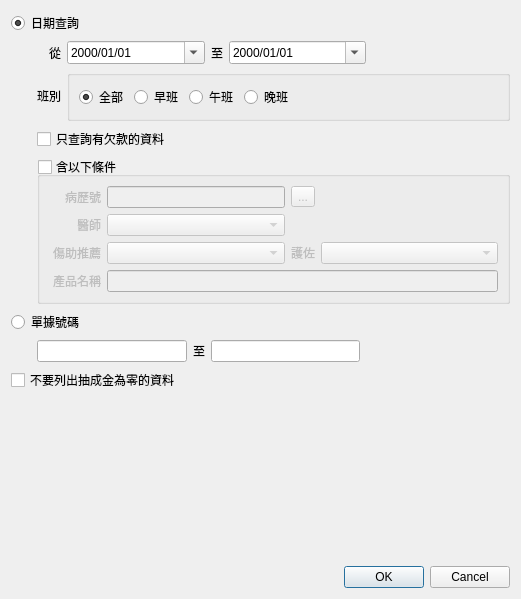
<?xml version="1.0" encoding="UTF-8"?>
<ui version="4.0">
 <class>Dialog_date_picker</class>
 <widget class="QDialog" name="Dialog_date_picker">
  <property name="windowModality">
   <enum>Qt::NonModal</enum>
  </property>
  <property name="geometry">
   <rect>
    <x>0</x>
    <y>0</y>
    <width>521</width>
    <height>599</height>
   </rect>
  </property>
  <property name="sizePolicy">
   <sizepolicy hsizetype="Preferred" vsizetype="Preferred">
    <horstretch>0</horstretch>
    <verstretch>0</verstretch>
   </sizepolicy>
  </property>
  <property name="windowTitle">
   <string>查詢設定</string>
  </property>
  <layout class="QVBoxLayout" name="verticalLayout">
   <item>
    <widget class="QRadioButton" name="radioButton_date">
     <property name="text">
      <string>日期查詢</string>
     </property>
     <property name="checked">
      <bool>true</bool>
     </property>
    </widget>
   </item>
   <item>
    <layout class="QGridLayout" name="gridLayout_2">
     <property name="leftMargin">
      <number>26</number>
     </property>
     <item row="0" column="0">
      <widget class="QLabel" name="label">
       <property name="text">
        <string>從</string>
       </property>
       <property name="alignment">
        <set>Qt::AlignRight|Qt::AlignTrailing|Qt::AlignVCenter</set>
       </property>
      </widget>
     </item>
     <item row="0" column="4">
      <spacer name="horizontalSpacer">
       <property name="orientation">
        <enum>Qt::Horizontal</enum>
       </property>
       <property name="sizeHint" stdset="0">
        <size>
         <width>40</width>
         <height>20</height>
        </size>
       </property>
      </spacer>
     </item>
     <item row="0" column="1">
      <widget class="QDateEdit" name="dateEdit_start_date">
       <property name="sizePolicy">
        <sizepolicy hsizetype="Expanding" vsizetype="Fixed">
         <horstretch>0</horstretch>
         <verstretch>0</verstretch>
        </sizepolicy>
       </property>
       <property name="displayFormat">
        <string>yyyy/MM/dd</string>
       </property>
       <property name="calendarPopup">
        <bool>true</bool>
       </property>
      </widget>
     </item>
     <item row="0" column="3">
      <widget class="QDateEdit" name="dateEdit_end_date">
       <property name="sizePolicy">
        <sizepolicy hsizetype="Expanding" vsizetype="Fixed">
         <horstretch>0</horstretch>
         <verstretch>0</verstretch>
        </sizepolicy>
       </property>
       <property name="displayFormat">
        <string>yyyy/MM/dd</string>
       </property>
       <property name="calendarPopup">
        <bool>true</bool>
       </property>
      </widget>
     </item>
     <item row="0" column="2">
      <widget class="QLabel" name="label_2">
       <property name="text">
        <string>至</string>
       </property>
      </widget>
     </item>
     <item row="1" column="0">
      <widget class="QLabel" name="label_6">
       <property name="text">
        <string>班別</string>
       </property>
       <property name="alignment">
        <set>Qt::AlignRight|Qt::AlignTrailing|Qt::AlignVCenter</set>
       </property>
       <property name="indent">
        <number>-1</number>
       </property>
      </widget>
     </item>
     <item row="1" column="1" colspan="4">
      <layout class="QHBoxLayout" name="horizontalLayout">
       <item>
        <widget class="QGroupBox" name="groupBox">
         <property name="title">
          <string/>
         </property>
         <property name="flat">
          <bool>true</bool>
         </property>
         <layout class="QHBoxLayout" name="horizontalLayout_4">
          <item>
           <widget class="QRadioButton" name="radioButton_period_all">
            <property name="text">
             <string>全部</string>
            </property>
            <property name="checked">
             <bool>true</bool>
            </property>
           </widget>
          </item>
          <item>
           <widget class="QRadioButton" name="radioButton_period1">
            <property name="text">
             <string>早班</string>
            </property>
           </widget>
          </item>
          <item>
           <widget class="QRadioButton" name="radioButton_period2">
            <property name="text">
             <string>午班</string>
            </property>
           </widget>
          </item>
          <item>
           <widget class="QRadioButton" name="radioButton_period3">
            <property name="text">
             <string>晚班</string>
            </property>
           </widget>
          </item>
          <item>
           <spacer name="horizontalSpacer_4">
            <property name="orientation">
             <enum>Qt::Horizontal</enum>
            </property>
            <property name="sizeHint" stdset="0">
             <size>
              <width>40</width>
              <height>20</height>
             </size>
            </property>
           </spacer>
          </item>
         </layout>
        </widget>
       </item>
      </layout>
     </item>
    </layout>
   </item>
   <item>
    <layout class="QHBoxLayout" name="horizontalLayout_3">
     <property name="leftMargin">
      <number>26</number>
     </property>
     <item>
      <widget class="QCheckBox" name="checkBox_debt">
       <property name="text">
        <string>只查詢有欠款的資料</string>
       </property>
      </widget>
     </item>
    </layout>
   </item>
   <item>
    <layout class="QVBoxLayout" name="verticalLayout_2">
     <property name="leftMargin">
      <number>26</number>
     </property>
     <item>
      <widget class="QGroupBox" name="groupBox_advance">
       <property name="title">
        <string>含以下條件</string>
       </property>
       <property name="flat">
        <bool>true</bool>
       </property>
       <property name="checkable">
        <bool>true</bool>
       </property>
       <property name="checked">
        <bool>false</bool>
       </property>
       <layout class="QGridLayout" name="gridLayout">
        <item row="1" column="0">
         <widget class="QLabel" name="label_5">
          <property name="text">
           <string>醫師</string>
          </property>
          <property name="alignment">
           <set>Qt::AlignRight|Qt::AlignTrailing|Qt::AlignVCenter</set>
          </property>
         </widget>
        </item>
        <item row="0" column="0">
         <widget class="QLabel" name="label_3">
          <property name="text">
           <string>病歷號</string>
          </property>
          <property name="alignment">
           <set>Qt::AlignRight|Qt::AlignTrailing|Qt::AlignVCenter</set>
          </property>
         </widget>
        </item>
        <item row="1" column="1">
         <widget class="QComboBox" name="comboBox_doctor"/>
        </item>
        <item row="0" column="1">
         <widget class="QLineEdit" name="lineEdit_patient_key"/>
        </item>
        <item row="0" column="2">
         <widget class="QToolButton" name="toolButton_select_patient">
          <property name="text">
           <string>...</string>
          </property>
          <property name="icon">
           <iconset>
            <normaloff>../icons/edit-find.png</normaloff>../icons/edit-find.png</iconset>
          </property>
         </widget>
        </item>
        <item row="3" column="0">
         <widget class="QLabel" name="label_10">
          <property name="text">
           <string>產品名稱</string>
          </property>
          <property name="alignment">
           <set>Qt::AlignRight|Qt::AlignTrailing|Qt::AlignVCenter</set>
          </property>
         </widget>
        </item>
        <item row="0" column="3">
         <spacer name="horizontalSpacer_3">
          <property name="orientation">
           <enum>Qt::Horizontal</enum>
          </property>
          <property name="sizeHint" stdset="0">
           <size>
            <width>40</width>
            <height>20</height>
           </size>
          </property>
         </spacer>
        </item>
        <item row="3" column="1" colspan="3">
         <widget class="QLineEdit" name="lineEdit_medicine_name"/>
        </item>
        <item row="2" column="3">
         <widget class="QComboBox" name="comboBox_nursing_assistant"/>
        </item>
        <item row="2" column="2">
         <widget class="QLabel" name="label_8">
          <property name="text">
           <string>護佐</string>
          </property>
          <property name="alignment">
           <set>Qt::AlignRight|Qt::AlignTrailing|Qt::AlignVCenter</set>
          </property>
         </widget>
        </item>
        <item row="2" column="0">
         <widget class="QLabel" name="label_9">
          <property name="text">
           <string> 傷助推薦</string>
          </property>
          <property name="alignment">
           <set>Qt::AlignRight|Qt::AlignTrailing|Qt::AlignVCenter</set>
          </property>
         </widget>
        </item>
        <item row="2" column="1">
         <widget class="QComboBox" name="comboBox_massage_referrer"/>
        </item>
       </layout>
      </widget>
     </item>
    </layout>
   </item>
   <item>
    <widget class="QRadioButton" name="radioButton_invoice_no">
     <property name="text">
      <string>單據號碼</string>
     </property>
    </widget>
   </item>
   <item>
    <layout class="QHBoxLayout" name="horizontalLayout_2">
     <property name="leftMargin">
      <number>26</number>
     </property>
     <item>
      <widget class="QLineEdit" name="lineEdit_invoice_no"/>
     </item>
     <item>
      <widget class="QLabel" name="label_4">
       <property name="text">
        <string>至</string>
       </property>
      </widget>
     </item>
     <item>
      <widget class="QLineEdit" name="lineEdit_invoice_no_2"/>
     </item>
     <item>
      <spacer name="horizontalSpacer_2">
       <property name="orientation">
        <enum>Qt::Horizontal</enum>
       </property>
       <property name="sizeHint" stdset="0">
        <size>
         <width>40</width>
         <height>20</height>
        </size>
       </property>
      </spacer>
     </item>
    </layout>
   </item>
   <item>
    <widget class="QCheckBox" name="checkBox_no_zero_bonus">
     <property name="text">
      <string>不要列出抽成金為零的資料</string>
     </property>
    </widget>
   </item>
   <item>
    <spacer name="verticalSpacer">
     <property name="orientation">
      <enum>Qt::Vertical</enum>
     </property>
     <property name="sizeHint" stdset="0">
      <size>
       <width>20</width>
       <height>40</height>
      </size>
     </property>
    </spacer>
   </item>
   <item>
    <widget class="QDialogButtonBox" name="buttonBox">
     <property name="orientation">
      <enum>Qt::Horizontal</enum>
     </property>
     <property name="standardButtons">
      <set>QDialogButtonBox::Cancel|QDialogButtonBox::Ok</set>
     </property>
     <property name="centerButtons">
      <bool>false</bool>
     </property>
    </widget>
   </item>
  </layout>
 </widget>
 <resources/>
 <connections>
  <connection>
   <sender>buttonBox</sender>
   <signal>accepted()</signal>
   <receiver>Dialog_date_picker</receiver>
   <slot>accept()</slot>
   <hints>
    <hint type="sourcelabel">
     <x>248</x>
     <y>254</y>
    </hint>
    <hint type="destinationlabel">
     <x>157</x>
     <y>274</y>
    </hint>
   </hints>
  </connection>
  <connection>
   <sender>buttonBox</sender>
   <signal>rejected()</signal>
   <receiver>Dialog_date_picker</receiver>
   <slot>reject()</slot>
   <hints>
    <hint type="sourcelabel">
     <x>316</x>
     <y>260</y>
    </hint>
    <hint type="destinationlabel">
     <x>286</x>
     <y>274</y>
    </hint>
   </hints>
  </connection>
 </connections>
</ui>
